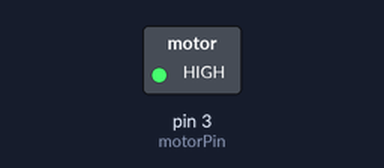
Simulated run of this sketch. Board: Arduino Uno, built with avr-gcc and run on an emulated ATmega328P. Parts: switched loads named in the sketch (green lamp = pin HIGH).

Above: at 1.5 s.
At 4.5 s:
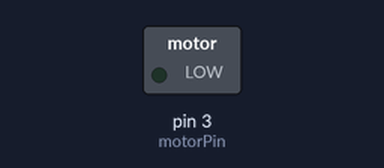
Timing chart, 0 to 7.8 s (numbered marks = the images above):
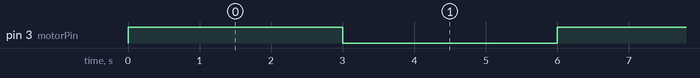

The sketch:

Motor_Rele.ino
```cpp
int motorPin = 3;

void setup() {
   Serial.begin(9600);
   pinMode(motorPin, OUTPUT);
}

void loop() {
  digitalWrite(motorPin, HIGH);
  delay(3000);

  digitalWrite(motorPin, LOW);
  delay(3000);
 }
```

Measured:
- by itself, pin 3 (motorPin): alternates HIGH for 3.0 s and LOW for 3.0 s
